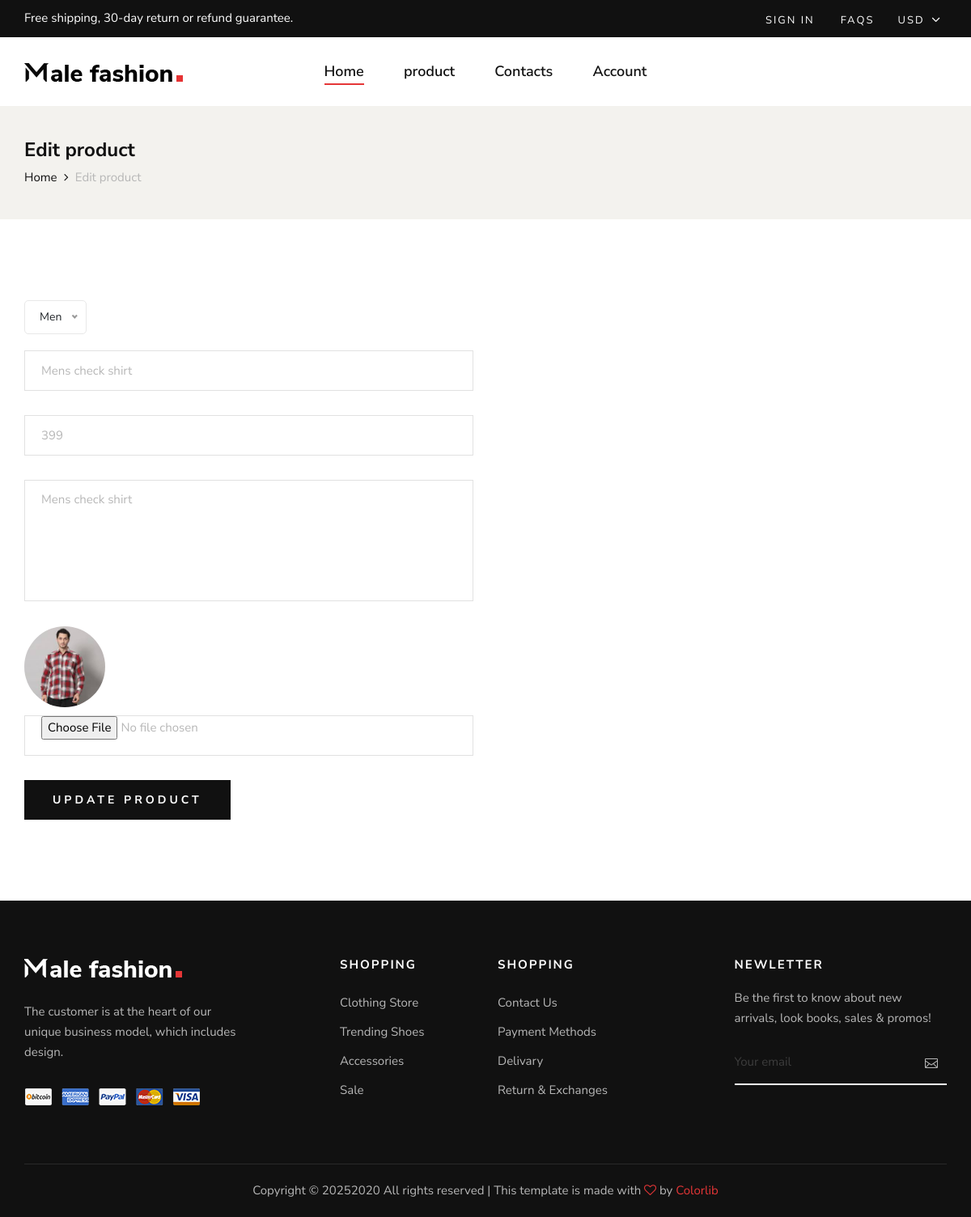
The app's page /seller-product-edit/17/ with its own data.
### myapp/models.py (models this page shows, shortened)
class Product(models.Model):
        category=(
            ("Men","Men"),
            ("Women","Women"),
            ("Kids","Kids"),
            ("Accessories","Accessories"),
        )
        seller=models.ForeignKey(User,on_delete=models.CASCADE)
        product_category=models.CharField(max_length=100,choices=category)
        product_name=models.CharField(max_length=100)
        product_price=models.PositiveIntegerField()
        product_desc=models.TextField()
        product_image=models.ImageField(upload_to="product_image/")

### myapp/views.py (the view)
# urls.py: path('seller-product-edit/<int:pk>/',views.seller_product_edit,name='seller-product-edit'),
def seller_product_edit(request,pk):
    product=Product.objects.get(pk=pk)
    if request.method=="POST":
        product.product_category=request.POST['product_category']
        product.product_name=request.POST['product_name']
        product.product_price=request.POST['product_price']
        product.product_desc=request.POST['product_desc']
        try:
            producr.product_image=request.FILES['product_image']
        except:
            pass
            product.save()
            return redirect('view-product')
    else:
        return render(request,'seller-product-edit.html',{'product':product})

### myapp/templates/seller-product-edit.html (shortened to what this page needs)
{% extends 'seller-header.html'%}
{% load static %}
{% block content %}
<!DOCTYPE html>
<html lang="zxx">
<head>
</head>
<body>
    <section class="breadcrumb-option">
        <div class="container">
            <div class="row">
                <div class="col-lg-12">
                    <div class="breadcrumb__text">
                        <h4> Edit product</h4>
                        <div class="breadcrumb__links">
                            <a href="/">Home</a>
                            <span> Edit product</span>
                        </div>
                    </div>
                </div>
            </div>
        </div>
    </section>
    <section class="contact spad">
        <div class="container">
            <div class="row">
                <div class="col-lg-6 col-md-6">
                    <div class="contact__form">
                        <form action="{% url 'seller-product-edit' pk=product.pk %}" method="post" enctype="multipart/form-data">
                            <div class="row">
                                <div class="col-lg-12" style="margin-bottom: 20px;">
                                </div>
                                <div class="col-lg-12">
                                    <input name="product_name" id="name" type="text" value="{{product.product_name}}">
                                </div>
                                <div class="col-lg-12">
                                    <input name="product_price" id="name" type="text" value="{{product.product_price}}">
                                </div>
                                 <div class="col-lg-12">
                                    <textarea name=" product_desc" id="message" cols="30" rows="9">{{product.product_desc}}</textarea>
                                </div>
                                 <div class="col-lg-12">
                                    <img src="{{product.product_image.url}}" style="width:100px; height:100px; border-radius: 50%; margin-bottom:10px" >
                                </div>
                                  <div class="col-lg-12">
                                      <input name="product_image" id="subject" type="file">
                                </div>
                                  <div class="col-lg-12">
                                    <button type="submit" class="site-btn"> update product</button>
                                </div>
                            </div>
                        </form>
                    </div>
                </div>
            </div>
        </div>
    </section>
</body>
</html>
{% endblock %}

### myapp/static/css/style.css (style rules this page uses)
html, body { height: 100%; font-family: "Nunito Sans", sans-serif; -webkit-font-smoothing: antialiased; }
h1, h2, h3, h4, h5, h6 { margin: 0; color: #111111; font-weight: 400; font-family: "Nunito Sans", sans-serif; }
h4 { font-size: 24px; }
img { max-width: 100%; }
.spad { padding-top: 100px; padding-bottom: 100px; }
.site-btn { font-size: 14px; color: #ffffff; background: #111111; font-weight: 700; border: none; text-transform: uppercase; display: inline-block; padding: 14px 30px; }
.breadcrumb-option { background: #f3f2ee; padding: 40px 0; }
.breadcrumb__text h4 { color: #111111; font-weight: 700; margin-bottom: 8px; }
.breadcrumb__links a { font-size: 15px; color: #111111; margin-right: 18px; display: inline-block; position: relative; }
.breadcrumb__links a:after { position: absolute; right: -14px; top: 0; content: ""; font-family: "FontAwesome"; }
.breadcrumb__links span { font-size: 15px; color: #b7b7b7; display: inline-block; }
.contact__form input { height: 50px; width: 100%; border: 1px solid #e1e1e1; padding-left: 20px; font-size: 15px; color: #b7b7b7; margin-bottom: 30px; }
.contact__form input::placeholder { color: #b7b7b7; }
.contact__form textarea { height: 150px; width: 100%; border: 1px solid #e1e1e1; padding-left: 20px; padding-top: 12px; font-size: 15px; color: #b7b7b7; margin-bottom: 24px; resize: none; }
.contact__form textarea::placeholder { color: #b7b7b7; }
.contact__form button { letter-spacing: 4px; padding: 14px 35px; }
@media only screen and (min-width: 1200px) { .container { max-width: 1170px; } }

### records on screen
Product: product_name "Mens check shirt", product_price "399", product_desc "Mens check shirt", product_image (picture)
